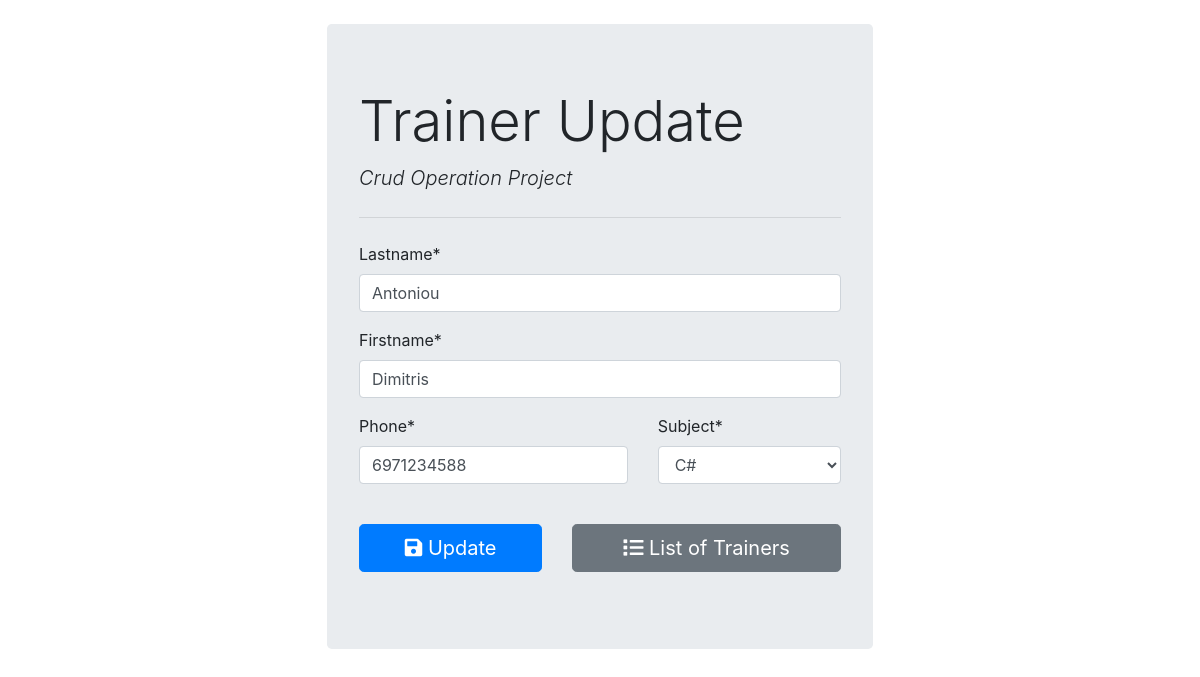
Page /update/16/Antoniou/Dimitris/ on the committed database.
### trainer_app/models.py (models this page shows, shortened)
class Trainer(models.Model):
    firstname = models.CharField(max_length=30)
    lastname = models.CharField(max_length=30)
    phone = models.IntegerField()
    subject = models.ForeignKey(Subject, on_delete=models.PROTECT)
    class Meta:
        ordering = ["lastname", "firstname", "subject"]

### trainer_app/views.py (the view)
# urls.py: path('update/<int:trainer_id>/<str:lastname>/<str:firstname>/', views.updTrainerView, name='updTrainerView'),
def updTrainerView(request, trainer_id, lastname, firstname):
    trainer = Trainer.objects.get(id=trainer_id)
    data = {}
    data['title'] = 'Trainer Update'
    data['logo'] = 'Trainer Update'
    data['button'] = 'Update'
    if request.method == 'POST':
        form = TrainerForm(request.POST, instance=trainer)
        if form.is_valid():
            form.save()
            return redirect('listTrainerView')
    form = TrainerForm(instance=trainer)
    data['form'] = form
    return render(request, 'trainer_app/trainer_form.html', data)

### trainer_app/forms.py
class TrainerForm(ModelForm):
    class Meta:
        model = Trainer
        fields=('lastname', 'firstname', 'phone', 'subject')
    def __init__(self, *args, **kwargs):
        super(TrainerForm,self).__init__(*args, **kwargs)
        self.fields['subject'].empty_label = "Select a subject"

### trainer_app/models.py (called while the page is built)
    def __str__(self):
        return self.name

### trainer_app/templates/trainer_app/trainer_form.html (shortened to what this page needs)
{% extends 'trainer_app/base.html' %}
{% load crispy_forms_tags %}
{% block content %}
    <h1 class="display-4">{{logo}}</h1>
    <p class="lead font-italic">Crud Operation Project</p>
    <hr class="my-4">
    <form action="" method="post" autocomplete="off">
        {{form.lastname|as_crispy_field}}
        {{form.firstname|as_crispy_field}}
        <div class="row">
            <div class="col-md-7">
                {{form.phone|as_crispy_field}}
            </div>
            <div class="col-md-5">
                {{form.subject|as_crispy_field}}
            </div>
        </div>
        <div class="row">
            <div class="col-md-5 mt-4">
                <button type="submit" class="btn btn-primary btn-block btn-lg"><i class="fas fa-save"></i> {{button}}</button>
            </div>
            <div class="col-md-7 mt-4">
                <a href="{% url 'listTrainerView' %}" class="btn btn-secondary btn-block btn-lg">
                    <i class="fas fa-list"></i> List of Trainers
                </a>
            </div>
        </div>
    </form>
{% endblock %}

### rows in the picture
Trainer: lastname "Antoniou", firstname "Dimitris", phone "6971234588", subject "C#"

### other values in the picture
{{ logo }} "Trainer Update"
{{ button }} "Update"
